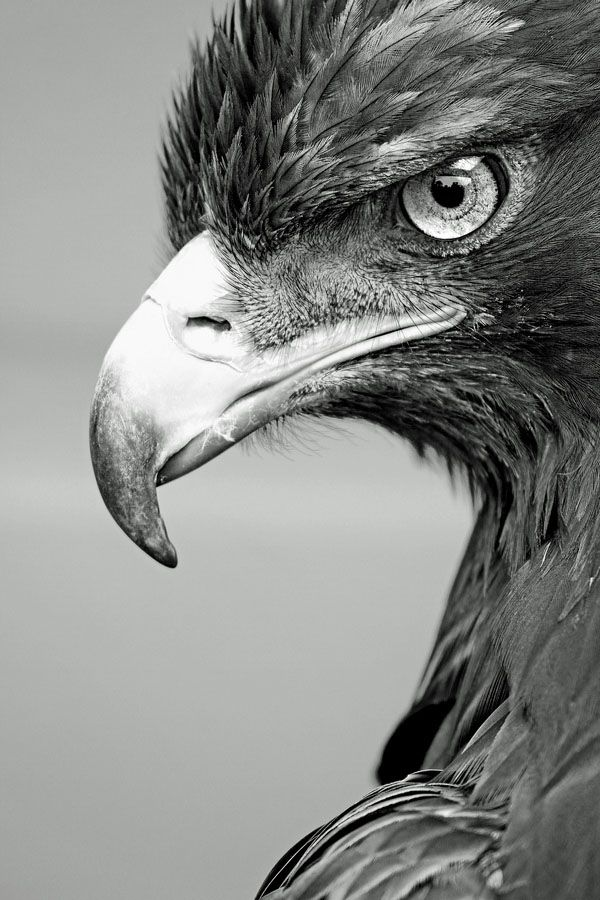
#> input picture data/hawk.jpg, 600 x 900 px
$ jupyter execute histogram_comparison.ipynb
#> lines starting #> are read from the running program, lines starting #| are printed output that depends on the picture; long printed decimals are rounded
[cell 1]
import cv2 as cv
import matplotlib.pyplot as plt

image1 = cv.imread('../data/hawk.jpg')
#> image1 is the input picture: shape (900, 600, 3); mean B, G, R 133.1, 135.8, 134.1
image2 = cv.imread('../data/hawkHistEqualized.jpg')
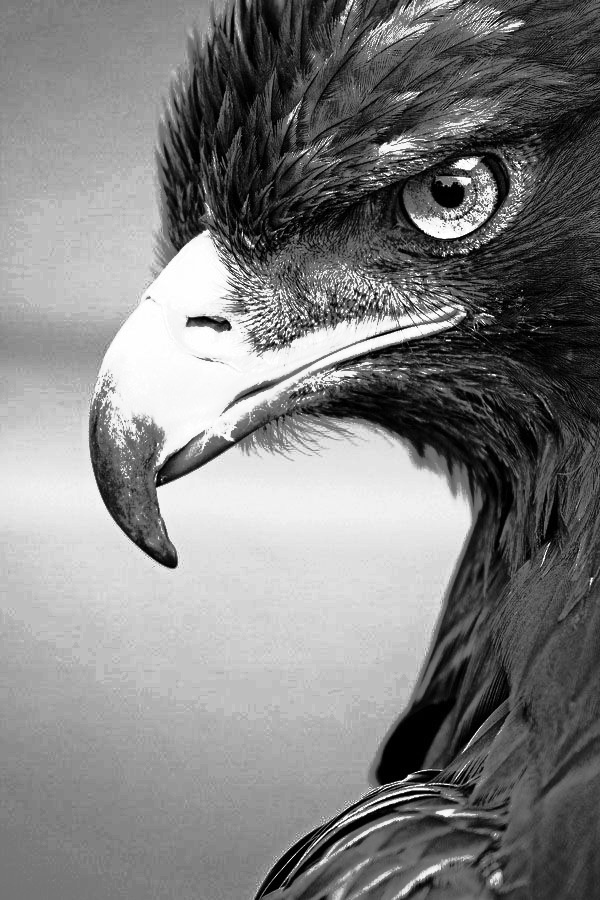
#> input picture data/hawkHistEqualized.jpg, 600 x 900 px
#> image2 is the input picture: shape (900, 600, 3); min 0, max 255, mean 127.5

gray1 = cv.cvtColor(image1, cv.COLOR_BGR2GRAY)
gray2 = cv.cvtColor(image2, cv.COLOR_BGR2GRAY)

hist1 = cv.calcHist([gray1], [0], None, [256], [0, 256])
#> hist1 = 256 values, max 20227 at index 181, min 111 at index 253, mean 2109.4
hist2 = cv.calcHist([gray2], [0], None, [256], [0, 256])
#> hist2 = 256 values, max 17700 at index 190, min 27 at index 185, mean 2109.4

hist1 = cv.normalize(hist1, hist1)
#> hist1 = 256 values, max 0.395 at index 181, min 0.00217 at index 253, mean 0.0411
hist2 = cv.normalize(hist2, hist2)
#> hist2 = 256 values, max 0.407 at index 190, min 0.000621 at index 185, mean 0.0485

correlation = cv.compareHist(hist1, hist2, cv.HISTCMP_CORREL)
#> correlation = -0.0758
chi_square = cv.compareHist(hist1, hist2, cv.HISTCMP_CHISQR)
#> chi_square = 36.65
intersection = cv.compareHist(hist1, hist2, cv.HISTCMP_INTERSECT)
#> intersection = 6.62
bhattacharyya = cv.compareHist(hist1, hist2, cv.HISTCMP_BHATTACHARYYA)
#> bhattacharyya = 0.418

print(f'Correlation: {correlation}')
#| Correlation: -0.07583
print(f'Chi-Square: {chi_square}')
#| Chi-Square: 36.653
print(f'Intersection: {intersection}')
#| Intersection: 6.623
print(f'Bhattacharyya: {bhattacharyya}')
#| Bhattacharyya: 0.4185

plt.figure(figsize=(12, 6))
plt.subplot(1, 2, 1)
plt.plot(hist1, color='r', label='Image 1')
plt.plot(hist2, color='b', label='Image 2')
plt.legend()
plt.title('Grayscale Histograms')

plt.show()
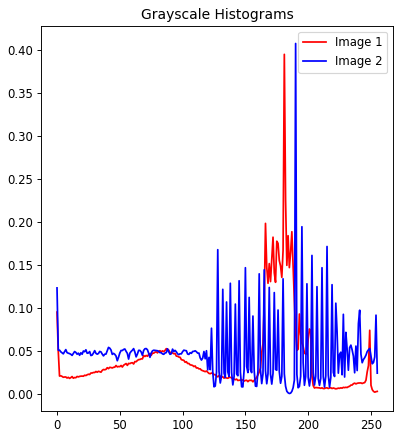
#> figure drawn by matplotlib, 1 panel; curve peaks at x = 181, y = 0.395; curve peaks at x = 190, y = 0.407
